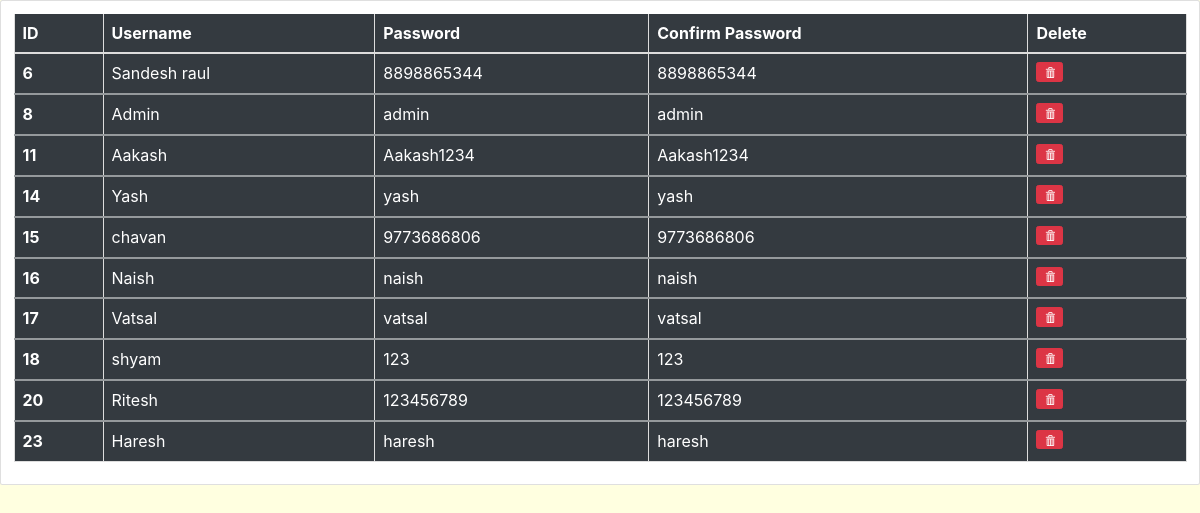
Page /show_users.php on the committed database.
### tables this page shows
CREATE TABLE `chat_login` (
  `id` int(12) NOT NULL,
  `user` varchar(255) NOT NULL,
  `pass` varchar(255) NOT NULL,
  `type` enum('Admin','User') NOT NULL DEFAULT 'User',
  `cpass` varchar(255) NOT NULL
);

### show_users.php (the view, shortened to what this page needs)
<head>
<link rel="stylesheet" href="https://maxcdn.bootstrapcdn.com/bootstrap/3.4.0/css/bootstrap.min.css">
    <link rel="stylesheet" href="https://stackpath.bootstrapcdn.com/bootstrap/4.2.1/css/bootstrap.min.css">
</head>
<?php
$conn=mysqli_connect("localhost","root","","hacker");
$result=mysqli_query($conn,"select * from chat_login");
?>
<div class="card">
  <div class="card-body">
  <table class="table table-hover table-bordered table-dark">
  <thead>
    <tr>
      <th scope="col">ID</th>
      <th scope="col">Username</th>
      <th scope="col">Password</th>
      <th scope="col">Confirm Password</th>
      <th scope="col">Delete</th>
    </tr>
  </thead>
<?php
while($row=mysqli_fetch_array($result,MYSQLI_ASSOC))
{
$idn=$row['id'];
$fnn=$row['user'];
$lnn=$row['pass'];
$cnn=$row['cpass'];
?>
<tbody>
    <tr>
      <th scope="row"><?php echo $idn; ?></th>
<td><?php echo $fnn; ?></td>
<td><?php echo $lnn; ?></td>
<td><?php echo $cnn; ?></td>
<td>
<a href="del_user.php?delete=<?php echo $idn; ?>" class="btn btn-danger" onclick="return confirm('Are you sure you want to delete this User?');"><span class="glyphicon glyphicon-trash"></span></a>
</td>
    </tr>
<?php
 }
?>

### rows in the picture
chat_login: id "6", user "Sandesh raul", pass "8898865344", cpass "8898865344"
chat_login: id "8", user "Admin", pass "admin", cpass "admin"
chat_login: id "11", user "Aakash", pass "Aakash1234", cpass "Aakash1234"
chat_login: id "14", user "Yash", pass "yash", cpass "yash"
chat_login: id "15", user "chavan", pass "9773686806", cpass "9773686806"
chat_login: id "16", user "Naish", pass "naish", cpass "naish"
chat_login: id "17", user "Vatsal", pass "vatsal", cpass "vatsal"
chat_login: id "18", user "shyam", pass "123", cpass "123"
chat_login: id "20", user "Ritesh", pass "123456789", cpass "123456789"
chat_login: id "23", user "Haresh", pass "haresh", cpass "haresh"
